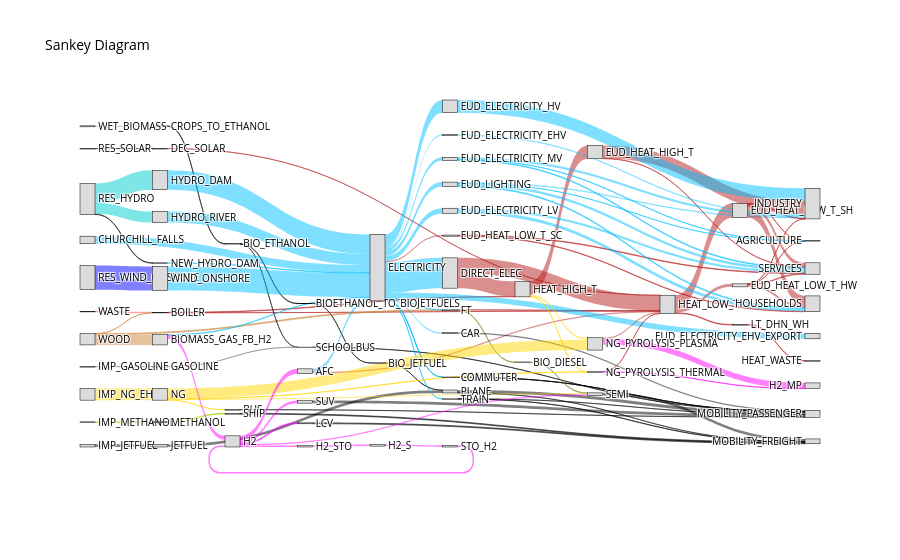

This figure's notebook cell:
### Code cell
results_wo_peaks_2050_carboneutre_limite_CC = run_model(energyscope_2050_carboneutre_limite_CC,apply_postprocessing=True)
plot_sankey(results_wo_peaks_2050_carboneutre_limite_CC)
